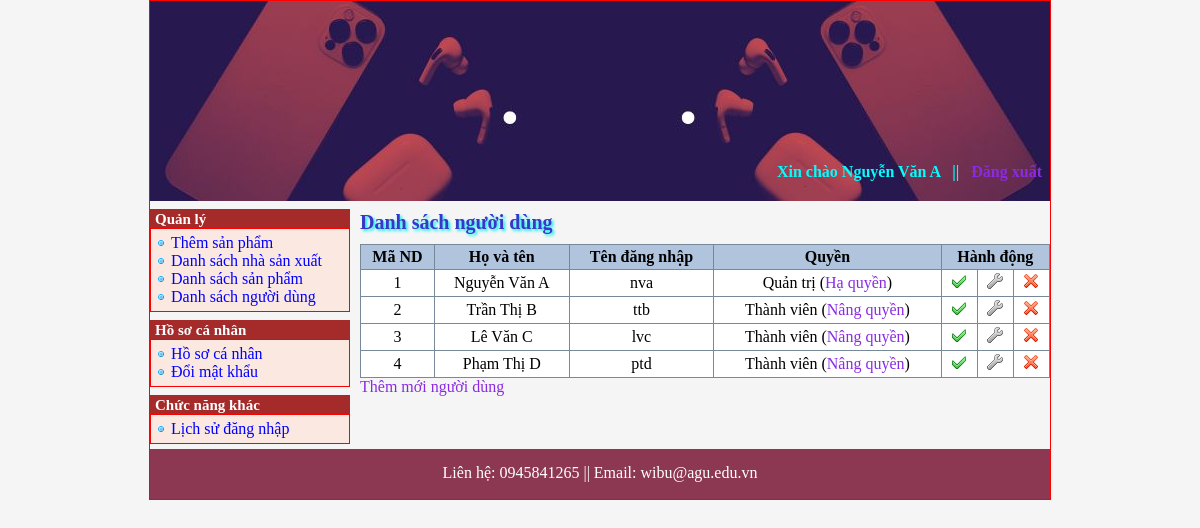
Page /Admin/index.php?do=nguoidung (signed in) on the committed database.
### tables this page shows
CREATE TABLE `tbl_nguoidung` (
  `MaNguoiDung` int(10) NOT NULL AUTO_INCREMENT,
  `TenNguoiDung` varchar(50) NOT NULL,
  `TenDangNhap` varchar(50) NOT NULL,
  `MatKhau` varchar(100) NOT NULL,
  `QuyenHan` tinyint(1) NOT NULL,
  `Khoa` tinyint(1) NOT NULL,
   PRIMARY KEY (`MaNguoiDung`)
);

### Admin/nguoidung.php (the view, shortened to what this page needs)
<?php
	$sql = "SELECT * FROM `tbl_nguoidung` WHERE 1";
	$danhsach = $connect->query($sql);
?>
<h3>Danh sách người dùng</h3>
<table class="DanhSach">
	<tr>
		<th>Mã ND</th>
		<th>Họ và tên</th>
		<th>Tên đăng nhập</th>
		<th>Quyền</th>
		<th colspan="3">Hành động</th>
	</tr>
	<?php
		while ($dong = $danhsach->fetch_array(MYSQLI_ASSOC))
		{
			echo "<tr  bgcolor='#ffffff' onmouseover='this.style.background=\"#dee3e7\"' onmouseout='this.style.background=\"#ffffff\"'>";
				echo "<td align='center'>" . $dong["MaNguoiDung"] . "</td>";
				echo "<td align='center'>" . $dong["TenNguoiDung"] . "</td>";
				echo "<td align='center'>" . $dong["TenDangNhap"] . "</td>";
				echo "<td align='center'>";
					if($dong["QuyenHan"] == 1)
						echo "Quản trị (<a href='index.php?do=nguoidung_kichhoat&id=" . $dong["MaNguoiDung"] . "&quyen=2'>Hạ quyền</a>)";
					else
						echo "Thành viên (<a href='index.php?do=nguoidung_kichhoat&id=" . $dong["MaNguoiDung"] . "&quyen=1'>Nâng quyền</a>)";
				echo "</td>";
				echo "<td align='center'>";
					if($dong["Khoa"] == 0)
						echo "<a href='index.php?do=nguoidung_kichhoat&id=" . $dong["MaNguoiDung"] . "&khoa=1'><img src='images/active.png' /></a>";
					else
						echo "<a href='index.php?do=nguoidung_kichhoat&id=" . $dong["MaNguoiDung"] . "&khoa=0'><img src='images/ban.png' /></a>";
				echo "</td>";
				echo "<td align='center'><a href='index.php?do=nguoidung_sua&id=" . $dong["MaNguoiDung"] . "'><img src='images/edit.png' /></a></td>";
				echo "<td align='center'><a href='index.php?do=nguoidung_xoa&id=" . $dong["MaNguoiDung"] . "' onclick='return confirm(\"Bạn có muốn xóa người dùng " . $dong['TenNguoiDung'] . " không?\")'><img src='images/delete.png' /></a></td>";
			echo "</tr>";
		}
	?>
</table>
<a href="index.php?do=dangky">Thêm mới người dùng</a>

### Admin/css/style.css (style rules this page uses)
body { margin: 0; background-color: whitesmoke; }
a { text-decoration: none; color: blueviolet; }
#BenPhai h3 { font-size: 20px; padding: 2px 0 10px 0; color: rgb(55, 55, 202); font-family: Tahoma; margin-top: 8px; margin-bottom: 0; text-shadow: 2px 2px 3px rgb(7, 239, 239); }
table.DanhSach { width: 100%; border-collapse: collapse; background-color: white; }
table.DanhSach th { border: 1px solid #778899; padding: 3px 2px 3px 2px; background: #b0c4de; }
table.DanhSach td { border: 1px solid #778899; padding: 3px 2px 3px 2px; }

### rows in the picture
tbl_nguoidung: MaNguoiDung "1", TenNguoiDung "Nguyễn Văn A", TenDangNhap "nva", Khoa 0 (drawn)
tbl_nguoidung: MaNguoiDung "2", TenNguoiDung "Trần Thị B", TenDangNhap "ttb", Khoa 0 (drawn)
tbl_nguoidung: MaNguoiDung "3", TenNguoiDung "Lê Văn C", TenDangNhap "lvc", Khoa 0 (drawn)
tbl_nguoidung: MaNguoiDung "4", TenNguoiDung "Phạm Thị D", TenDangNhap "ptd", Khoa 0 (drawn)

### other values in the picture
$_SESSION['HoTen'] "Nguyễn Văn A"
